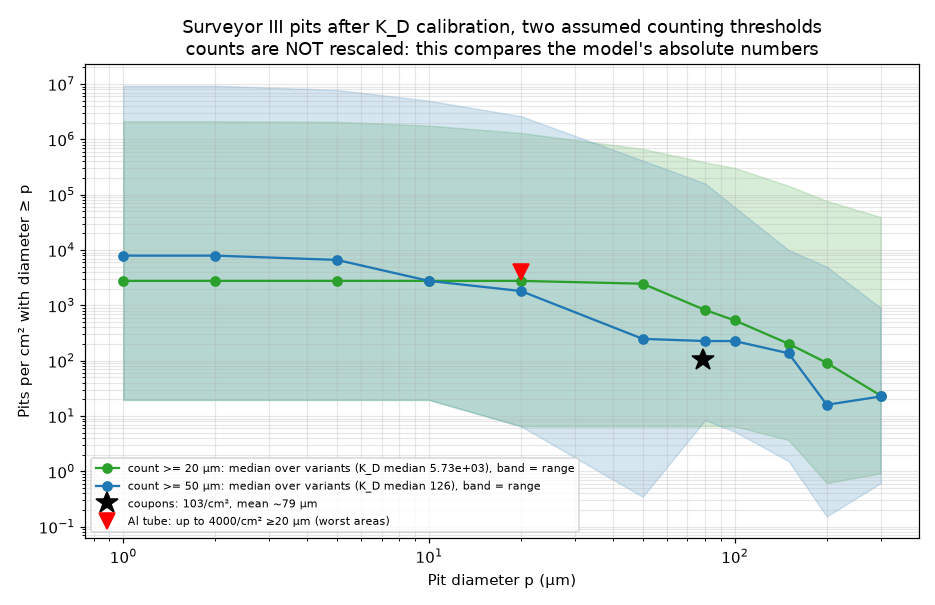

Source code (Python):
#!/usr/bin/env python3
# -*- coding: utf-8 -*-
"""Test calibration of the crater-size constant K_D against Surveyor III.

Separate test: reads the cached Monte Carlo results (no rerun) and leaves
psi_simulation.py and its CONFIG untouched.

Why this works in post-processing: in Sheldon & Kanhere the crater volume is
V = K_D * v^3 D^3 rho^1.5 H^-1.5, and the code converts V into a hemispherical
crater, so every pit diameter scales as K_D^(1/3). Changing K_D only stretches
the pit-size axis; impact counts stay the same.

Calibration (per model branch, done once for each counting threshold):
  1. Counted pits are assumed to be those >= the threshold. 20 um is the
     threshold of the 1971 optical count on the polished tube; the coupon
     paper does not state one, so 50 um is tried as well (an ASSUMPTION
     either way).
  2. Find k = K_D^(1/3) such that the mean diameter of model pits above the
     threshold at Surveyor III (155 m, -3 m) equals the coupons' mean entry
     size, sqrt(83.7 x 74.5) = 79 um.
  3. Test, without any further scaling: model N(pits >= 20 um) against the
     coupons (103/cm^2, average) and the tube (up to 4000/cm^2, worst areas).

A variant is called plausible if step 3 lands between 1/3 x 103/cm^2 and
4000/cm^2 for at least one threshold. Those variants are written to
plausible_branches.json, which psi_study.py, escalation.py, mitigation.py and
export_app_data.py use as their variant filter.

    python pit_calibration.py [--quick]

Writes pit_calibration_results.json, plausible_branches.json and
pit_calibration.png.
"""
from __future__ import annotations

import argparse, json, math, os

import numpy as np
import matplotlib
matplotlib.use("Agg")
import matplotlib.pyplot as plt

import psi_simulation as P
import psi_study as S
import pit_spectrum as PS

HERE = os.path.dirname(os.path.abspath(__file__))
COUNT_THRESHOLDS_UM = (20.0, 50.0)              # assumed lower limits of the pit count
TARGET_MEAN_UM = math.sqrt(83.7 * 74.5)        # 79.0 um, coupons 2050/2051
COUPONS_PER_CM2 = 103.0
TUBE_MAX_PER_CM2 = 4000.0
PLAUSIBLE_RANGE = (COUPONS_PER_CM2 / 3, TUBE_MAX_PER_CM2)   # N(>= 20 um) per cm^2
K_GRID = np.logspace(0, math.log10(60), 600)    # k = K_D^(1/3) from 1 to 60


def mean_ge(n, d, pmin):
    m = d >= pmin
    return float((n[m] * d[m]).sum() / n[m].sum()) if n[m].sum() > 0 else float("nan")


def surveyor_pits(quick):
    """Per-variant pit counts and diameters (K_D = 1) at Surveyor III, from the cache."""
    out = {}
    for vm in S.VELOCITY_MODELS:
        cfg = dict(P.CONFIG)
        cfg.update(dict(S.QUICK) if quick else {})
        cfg.update(thrust_N=S.APOLLO_LM_THRUST_N, velocity_model=vm)
        st = PS.cached_checkpoint(cfg)
        if st is None:
            raise SystemExit(f"no completed cached run for {vm}; run escalation.py first")
        zl, Rl = cfg["target_heights_sensitivity_m"], cfg["target_distances_m"]
        iz, iR = S.nearest(zl, cfg["surveyor_height_m"]), S.nearest(Rl, cfg["surveyor_distance_m"])
        for tag, d in st["accumulated_results"]["mc"].items():
            n = np.array(d["density"])[iz, iR]
            ds = np.array(d["depth_sum"])[iz, iR]
            with np.errstate(invalid="ignore", divide="ignore"):
                diam = np.where(n > 0, 2 * ds / np.where(n > 0, n, 1), 0.0)
            out[f"{vm}|{tag}"] = (n, diam)
    return out


def calibrate(pits, count_min_um):
    """Fit K_D per variant for one counting threshold. Returns (rows, curves, summary)."""
    rows, curves = [], {}
    for key, (n, diam) in pits.items():
        means = np.array([mean_ge(n, k * diam, count_min_um) for k in K_GRID])
        hit = np.where(means >= TARGET_MEAN_UM)[0]
        row = {"branch": key, "total_per_cm2": float(n.sum())}
        if n.sum() <= 0 or len(hit) == 0:
            row.update(k=None, K_D=None, N_ge20=None, N_ge80=None, status="no solution")
        else:
            k = float(K_GRID[hit[0]])
            dk = k * diam
            row.update(k=k, K_D=k ** 3, status="ok",
                       N_ge20=float(n[dk >= 20].sum()), N_ge80=float(n[dk >= 80].sum()),
                       mean_ge20=mean_ge(n, dk, 20))
            row["plausible"] = PLAUSIBLE_RANGE[0] <= row["N_ge20"] <= PLAUSIBLE_RANGE[1]
            curves[key] = [float(n[dk >= p].sum()) for p in PS.PIT_SIZES_UM]
        rows.append(row)

    ok = [r for r in rows if r["status"] == "ok"]
    med = lambda key: float(np.median([r[key] for r in ok])) if ok else None
    q = lambda key, p: float(np.percentile([r[key] for r in ok], p)) if ok else None
    summary = {
        "assumption": f"counted pits >= {count_min_um:g} um; target mean diameter {TARGET_MEAN_UM:.1f} um",
        "n_branches": len(rows), "n_solved": len(ok),
        "K_D_median": med("K_D"), "K_D_p10": q("K_D", 10), "K_D_p90": q("K_D", 90),
        "N_ge20_median": med("N_ge20"), "N_ge20_p10": q("N_ge20", 10), "N_ge20_p90": q("N_ge20", 90),
        "coupons_per_cm2": COUPONS_PER_CM2, "tube_max_per_cm2": TUBE_MAX_PER_CM2,
        "n_within_coupon_to_tube": sum(1 for r in ok if r["plausible"]),
    }
    return rows, curves, summary


def print_threshold(count_min_um, rows, s):
    print(f"\nCounting threshold {count_min_um:g} um: {s['n_solved']} of {s['n_branches']} variants solvable")
    print(f"  K_D needed: median {s['K_D_median']:.3g}  (10-90 %: {s['K_D_p10']:.3g} - {s['K_D_p90']:.3g});  "
          f"code uses 1")
    print(f"  model N(pits >= 20 um) after calibration: median {s['N_ge20_median']:.3g}/cm^2 "
          f"(10-90 %: {s['N_ge20_p10']:.3g} - {s['N_ge20_p90']:.3g})")
    print(f"  variants between ~1/3 x coupons and tube maximum: {s['n_within_coupon_to_tube']} of {s['n_solved']}")
    print("\n  variant                             K_D     N>=20/cm2   N>=80/cm2")
    for r in rows:
        if r["status"] == "ok":
            flag = "  plausible" if r["plausible"] else ""
            print(f"  {r['branch']:<34} {r['K_D']:7.3g}  {r['N_ge20']:10.3g}  {r['N_ge80']:10.3g}{flag}")
        else:
            print(f"  {r['branch']:<34}  no solution (total {r['total_per_cm2']:.3g}/cm2)")


def main():
    ap = argparse.ArgumentParser(description=__doc__,
                                 formatter_class=argparse.RawDescriptionHelpFormatter)
    ap.add_argument("--quick", action="store_true")
    a = ap.parse_args()

    pits = surveyor_pits(a.quick)
    results, all_curves = {}, {}
    for t in COUNT_THRESHOLDS_UM:
        rows, curves, summary = calibrate(pits, t)
        results[f"count_min_{t:g}um"] = {"summary": summary, "branches": rows}
        all_curves[t] = (curves, summary)

    print(f"K_D calibration at Surveyor III ({'quick' if a.quick else 'full'} cache)")
    print(f"  measured: coupons {COUPONS_PER_CM2:g}/cm^2 (average), tube up to "
          f"{TUBE_MAX_PER_CM2:g}/cm^2 (worst areas)")
    for t in COUNT_THRESHOLDS_UM:
        r = results[f"count_min_{t:g}um"]
        print_threshold(t, r["branches"], r["summary"])

    with open(os.path.join(HERE, "pit_calibration_results.json"), "w", encoding="utf-8") as f:
        json.dump({"quick": a.quick, "by_threshold": results}, f, indent=1)

    by_threshold = {k: sorted(r["branch"] for r in v["branches"] if r.get("plausible"))
                    for k, v in results.items()}
    kept = sorted(set().union(*by_threshold.values()))
    plausible = {
        "rule": ("keep a variant if, after calibrating K_D to the coupons' mean pit size "
                 f"({TARGET_MEAN_UM:.0f} um), its absolute N(pits >= 20 um) at Surveyor III lies "
                 f"between 1/3 x {COUPONS_PER_CM2:g}/cm^2 (coupon average) and "
                 f"{TUBE_MAX_PER_CM2:g}/cm^2 (tube maximum), for at least one assumed counting "
                 "threshold (" + " or ".join(f"{t:g}" for t in COUNT_THRESHOLDS_UM) + " um)"),
        "source": f"pit_calibration.py on the {'quick' if a.quick else 'full-resolution'} "
                  f"{S.APOLLO_LM_THRUST_N/1000:g} kN cache",
        "n_total": len(pits), "n_kept": len(kept), "kept": kept, "by_threshold": by_threshold,
    }
    with open(S.PLAUSIBLE_FILE, "w", encoding="utf-8") as f:
        json.dump(plausible, f, indent=1)
    print(f"\n{len(kept)} of {len(pits)} variants plausible -> {os.path.basename(S.PLAUSIBLE_FILE)}")

    fig, ax = plt.subplots(figsize=(8.5, 5.5))
    for (t, (curves, s)), c in zip(all_curves.items(), ("tab:green", "tab:blue")):
        if not curves:
            continue
        stack = np.array(list(curves.values()))
        with np.errstate(invalid="ignore"):
            pos = np.where(stack > 0, stack, np.nan)
            lo, md, hi = np.nanmin(pos, 0), np.nanmedian(pos, 0), np.nanmax(pos, 0)
        ax.fill_between(PS.PIT_SIZES_UM, lo, hi, alpha=0.18, color=c)
        ax.plot(PS.PIT_SIZES_UM, md, "o-", color=c,
                label=f"count >= {t:g} µm: median over variants (K_D median {s['K_D_median']:.3g}), "
                      "band = range")
    ax.plot([TARGET_MEAN_UM], [COUPONS_PER_CM2], "k*", ms=15, label="coupons: 103/cm², mean ~79 µm")
    ax.plot([20], [TUBE_MAX_PER_CM2], "rv", ms=11, label="Al tube: up to 4000/cm² ≥20 µm (worst areas)")
    ax.set_xscale("log"); ax.set_yscale("log")
    ax.set_xlabel("Pit diameter p (µm)"); ax.set_ylabel("Pits per cm² with diameter ≥ p")
    ax.set_title("Surveyor III pits after K_D calibration, two assumed counting thresholds\n"
                 "counts are NOT rescaled: this compares the model's absolute numbers")
    ax.grid(alpha=0.3, which="both"); ax.legend(fontsize=7.5)
    fig.tight_layout(); fig.savefig(os.path.join(HERE, "pit_calibration.png"), dpi=110)
    print("wrote pit_calibration_results.json, plausible_branches.json and pit_calibration.png")


if __name__ == "__main__":
    main()
